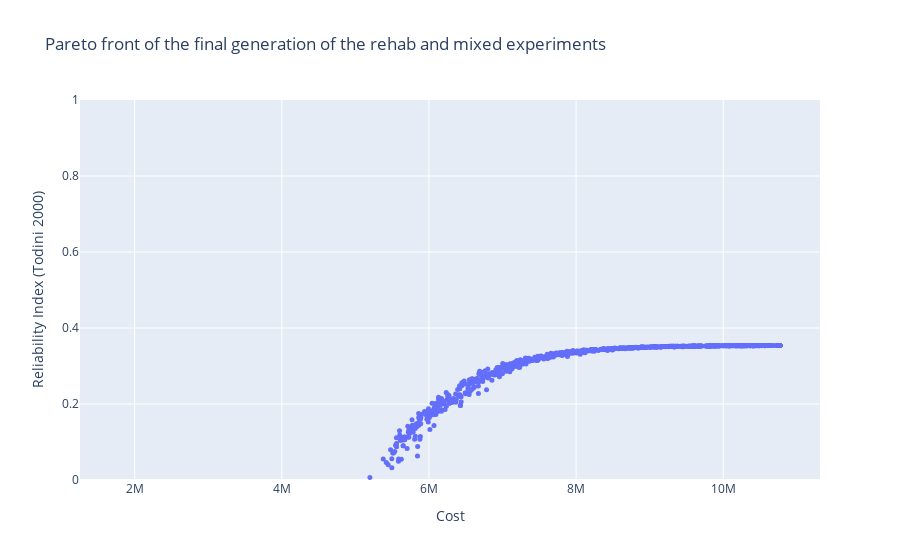

This figure's notebook cell:
### Code cell
import numpy as np
import plotly.graph_objects as go

# Extract the fitness vector of the final solution from the 'mixed' dictionary
fig = go.Figure()

# for each island in islands and individual in individual extract the fitness-vector and put it in a numpy array
fitness = np.array([ind['fitness-vector'] for island in hanoi['archipelago']['islands'] for ind in island['generations'][-1]['individuals']])

# plot in the 2d space the best pareto front and limit the y axis between -1 and 0
# different colors for each experiment

fig.add_trace(go.Scatter(x=fitness[:,0], y=-fitness[:,1], mode='markers', marker=dict(size=5), name=hanoi['name']))

fig.update_layout(title='Pareto front of the final generation of the rehab and mixed experiments',
                    xaxis_title='Cost',
                    yaxis_title='Reliability Index (Todini 2000)',
                    yaxis_range=[0, 1])
fig.show()

### Figure 1 — Plotly figure (JSON) as saved in the notebook; plotly's stock layout.template omitted (floating-point values rounded to 4 significant figures; data arrays with more than 128 entries replaced by an {"elided": "..."} marker saying what was removed)
{"data": [{"marker": {"size": 5}, "mode": "markers", "name": "nsga2__hanoi_fbiobj", "type": "scatter", "x": {"elided": "1800 float values"}, "y": {"elided": "1800 float values"}}], "layout": {"title": {"text": "Pareto front of the final generation of the rehab and mixed experiments"}, "xaxis": {"title": {"text": "Cost"}}, "yaxis": {"range": [0, 1], "title": {"text": "Reliability Index (Todini 2000)"}}}}
